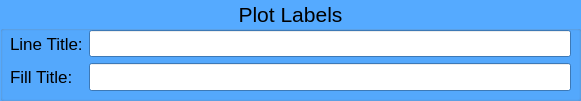
   <widget class="QGroupBox" name="groupBox_3">
    <property name="geometry">
     <rect>
      <x>570</x>
      <y>10</y>
      <width>581</width>
      <height>101</height>
     </rect>
    </property>
    <property name="palette">
     <palette>
      <active>
       <colorrole role="WindowText">
        <brush brushstyle="SolidPattern">
         <color alpha="255">
          <red>0</red>
          <green>0</green>
          <blue>0</blue>
         </color>
        </brush>
       </colorrole>
       <colorrole role="Button">
        <brush brushstyle="SolidPattern">
         <color alpha="255">
          <red>85</red>
          <green>170</green>
          <blue>255</blue>
         </color>
        </brush>
       </colorrole>
       <colorrole role="Light">
        <brush brushstyle="SolidPattern">
         <color alpha="255">
          <red>213</red>
          <green>234</green>
          <blue>255</blue>
         </color>
        </brush>
       </colorrole>
       <colorrole role="Midlight">
        <brush brushstyle="SolidPattern">
         <color alpha="255">
          <red>149</red>
          <green>202</green>
          <blue>255</blue>
         </color>
        </brush>
       </colorrole>
       <colorrole role="Dark">
        <brush brushstyle="SolidPattern">
         <color alpha="255">
          <red>42</red>
          <green>85</green>
          <blue>127</blue>
         </color>
        </brush>
       </colorrole>
       <colorrole role="Mid">
        <brush brushstyle="SolidPattern">
         <color alpha="255">
          <red>56</red>
          <green>113</green>
          <blue>170</blue>
         </color>
        </brush>
       </colorrole>
       <colorrole role="Text">
        <brush brushstyle="SolidPattern">
         <color alpha="255">
          <red>0</red>
          <green>0</green>
          <blue>0</blue>
         </color>
        </brush>
       </colorrole>
       <colorrole role="BrightText">
        <brush brushstyle="SolidPattern">
         <color alpha="255">
          <red>255</red>
          <green>255</green>
          <blue>255</blue>
         </color>
        </brush>
       </colorrole>
       <colorrole role="ButtonText">
        <brush brushstyle="SolidPattern">
         <color alpha="255">
          <red>0</red>
          <green>0</green>
          <blue>0</blue>
         </color>
        </brush>
       </colorrole>
       <colorrole role="Base">
        <brush brushstyle="SolidPattern">
         <color alpha="255">
          <red>255</red>
          <green>255</green>
          <blue>255</blue>
         </color>
        </brush>
       </colorrole>
       <colorrole role="Window">
        <brush brushstyle="SolidPattern">
         <color alpha="255">
          <red>85</red>
          <green>170</green>
          <blue>255</blue>
         </color>
        </brush>
       </colorrole>
       <colorrole role="Shadow">
        <brush brushstyle="SolidPattern">
         <color alpha="255">
          <red>0</red>
          <green>0</green>
          <blue>0</blue>
         </color>
        </brush>
       </colorrole>
       <colorrole role="AlternateBase">
        <brush brushstyle="SolidPattern">
         <color alpha="255">
          <red>170</red>
          <green>212</green>
          <blue>255</blue>
         </color>
        </brush>
       </colorrole>
       <colorrole role="ToolTipBase">
        <brush brushstyle="SolidPattern">
         <color alpha="255">
          <red>255</red>
          <green>255</green>
          <blue>220</blue>
         </color>
        </brush>
       </colorrole>
       <colorrole role="ToolTipText">
        <brush brushstyle="SolidPattern">
         <color alpha="255">
          <red>0</red>
          <green>0</green>
          <blue>0</blue>
         </color>
        </brush>
       </colorrole>
       <colorrole role="PlaceholderText">
        <brush brushstyle="SolidPattern">
         <color alpha="128">
          <red>0</red>
          <green>0</green>
          <blue>0</blue>
         </color>
        </brush>
       </colorrole>
      </active>
      <inactive>
       <colorrole role="WindowText">
        <brush brushstyle="SolidPattern">
         <color alpha="255">
          <red>0</red>
          <green>0</green>
          <blue>0</blue>
         </color>
        </brush>
       </colorrole>
       <colorrole role="Button">
        <brush brushstyle="SolidPattern">
         <color alpha="255">
          <red>85</red>
          <green>170</green>
          <blue>255</blue>
         </color>
        </brush>
       </colorrole>
       <colorrole role="Light">
        <brush brushstyle="SolidPattern">
         <color alpha="255">
          <red>213</red>
          <green>234</green>
          <blue>255</blue>
         </color>
        </brush>
       </colorrole>
       <colorrole role="Midlight">
        <brush brushstyle="SolidPattern">
         <color alpha="255">
          <red>149</red>
          <green>202</green>
          <blue>255</blue>
         </color>
        </brush>
       </colorrole>
       <colorrole role="Dark">
        <brush brushstyle="SolidPattern">
         <color alpha="255">
          <red>42</red>
          <green>85</green>
          <blue>127</blue>
         </color>
        </brush>
       </colorrole>
       <colorrole role="Mid">
        <brush brushstyle="SolidPattern">
         <color alpha="255">
          <red>56</red>
          <green>113</green>
          <blue>170</blue>
         </color>
        </brush>
       </colorrole>
       <colorrole role="Text">
        <brush brushstyle="SolidPattern">
         <color alpha="255">
          <red>0</red>
          <green>0</green>
          <blue>0</blue>
         </color>
        </brush>
       </colorrole>
       <colorrole role="BrightText">
        <brush brushstyle="SolidPattern">
         <color alpha="255">
          <red>255</red>
          <green>255</green>
          <blue>255</blue>
         </color>
        </brush>
       </colorrole>
       <colorrole role="ButtonText">
        <brush brushstyle="SolidPattern">
         <color alpha="255">
          <red>0</red>
          <green>0</green>
          <blue>0</blue>
         </color>
        </brush>
       </colorrole>
       <colorrole role="Base">
        <brush brushstyle="SolidPattern">
         <color alpha="255">
          <red>255</red>
          <green>255</green>
          <blue>255</blue>
         </color>
        </brush>
       </colorrole>
       <colorrole role="Window">
        <brush brushstyle="SolidPattern">
         <color alpha="255">
          <red>85</red>
          <green>170</green>
          <blue>255</blue>
         </color>
        </brush>
       </colorrole>
       <colorrole role="Shadow">
        <brush brushstyle="SolidPattern">
         <color alpha="255">
          <red>0</red>
          <green>0</green>
          <blue>0</blue>
         </color>
        </brush>
       </colorrole>
       <colorrole role="AlternateBase">
        <brush brushstyle="SolidPattern">
         <color alpha="255">
          <red>170</red>
          <green>212</green>
          <blue>255</blue>
         </color>
        </brush>
       </colorrole>
       <colorrole role="ToolTipBase">
        <brush brushstyle="SolidPattern">
         <color alpha="255">
          <red>255</red>
          <green>255</green>
          <blue>220</blue>
         </color>
        </brush>
       </colorrole>
       <colorrole role="ToolTipText">
        <brush brushstyle="SolidPattern">
         <color alpha="255">
          <red>0</red>
          <green>0</green>
          <blue>0</blue>
         </color>
        </brush>
       </colorrole>
       <colorrole role="PlaceholderText">
        <brush brushstyle="SolidPattern">
         <color alpha="128">
          <red>0</red>
          <green>0</green>
          <blue>0</blue>
         </color>
        </brush>
       </colorrole>
      </inactive>
      <disabled>
       <colorrole role="WindowText">
        <brush brushstyle="SolidPattern">
         <color alpha="255">
          <red>42</red>
          <green>85</green>
          <blue>127</blue>
         </color>
        </brush>
       </colorrole>
       <colorrole role="Button">
        <brush brushstyle="SolidPattern">
         <color alpha="255">
          <red>85</red>
          <green>170</green>
          <blue>255</blue>
         </color>
        </brush>
       </colorrole>
       <colorrole role="Light">
        <brush brushstyle="SolidPattern">
         <color alpha="255">
          <red>213</red>
          <green>234</green>
          <blue>255</blue>
         </color>
        </brush>
       </colorrole>
       <colorrole role="Midlight">
        <brush brushstyle="SolidPattern">
         <color alpha="255">
          <red>149</red>
          <green>202</green>
          <blue>255</blue>
         </color>
        </brush>
       </colorrole>
       <colorrole role="Dark">
        <brush brushstyle="SolidPattern">
         <color alpha="255">
          <red>42</red>
          <green>85</green>
          <blue>127</blue>
         </color>
        </brush>
       </colorrole>
       <colorrole role="Mid">
        <brush brushstyle="SolidPattern">
         <color alpha="255">
          <red>56</red>
          <green>113</green>
          <blue>170</blue>
         </color>
        </brush>
       </colorrole>
       <colorrole role="Text">
        <brush brushstyle="SolidPattern">
         <color alpha="255">
          <red>42</red>
          <green>85</green>
          <blue>127</blue>
         </color>
        </brush>
       </colorrole>
       <colorrole role="BrightText">
        <brush brushstyle="SolidPattern">
         <color alpha="255">
          <red>255</red>
          <green>255</green>
          <blue>255</blue>
         </color>
        </brush>
       </colorrole>
       <colorrole role="ButtonText">
        <brush brushstyle="SolidPattern">
         <color alpha="255">
          <red>42</red>
          <green>85</green>
          <blue>127</blue>
         </color>
        </brush>
       </colorrole>
       <colorrole role="Base">
        <brush brushstyle="SolidPattern">
         <color alpha="255">
          <red>85</red>
          <green>170</green>
          <blue>255</blue>
         </color>
        </brush>
       </colorrole>
       <colorrole role="Window">
        <brush brushstyle="SolidPattern">
         <color alpha="255">
          <red>85</red>
          <green>170</green>
          <blue>255</blue>
         </color>
        </brush>
       </colorrole>
       <colorrole role="Shadow">
        <brush brushstyle="SolidPattern">
         <color alpha="255">
          <red>0</red>
          <green>0</green>
          <blue>0</blue>
         </color>
        </brush>
       </colorrole>
       <colorrole role="AlternateBase">
        <brush brushstyle="SolidPattern">
         <color alpha="255">
          <red>85</red>
          <green>170</green>
          <blue>255</blue>
         </color>
        </brush>
       </colorrole>
       <colorrole role="ToolTipBase">
        <brush brushstyle="SolidPattern">
         <color alpha="255">
          <red>255</red>
          <green>255</green>
          <blue>220</blue>
         </color>
        </brush>
       </colorrole>
       <colorrole role="ToolTipText">
        <brush brushstyle="SolidPattern">
         <color alpha="255">
          <red>0</red>
          <green>0</green>
          <blue>0</blue>
         </color>
        </brush>
       </colorrole>
       <colorrole role="PlaceholderText">
        <brush brushstyle="SolidPattern">
         <color alpha="128">
          <red>0</red>
          <green>0</green>
          <blue>0</blue>
         </color>
        </brush>
       </colorrole>
      </disabled>
     </palette>
    </property>
    <property name="font">
     <font>
      <family>Arial</family>
      <pointsize>16</pointsize>
      <weight>50</weight>
      <bold>false</bold>
     </font>
    </property>
    <property name="title">
     <string>Plot Labels</string>
    </property>
    <property name="alignment">
     <set>Qt::AlignCenter</set>
    </property>
    <widget class="QWidget" name="formLayoutWidget_7">
     <property name="geometry">
      <rect>
       <x>10</x>
       <y>30</y>
       <width>561</width>
       <height>61</height>
      </rect>
     </property>
     <property name="font">
      <font>
       <family>Arial</family>
       <pointsize>13</pointsize>
       <weight>75</weight>
       <bold>true</bold>
      </font>
     </property>
     <layout class="QFormLayout" name="formLayout_7">
      <property name="sizeConstraint">
       <enum>QLayout::SetNoConstraint</enum>
      </property>
      <item row="0" column="0">
       <widget class="QLabel" name="label_2">
        <property name="font">
         <font>
          <family>Arial</family>
          <pointsize>13</pointsize>
          <weight>50</weight>
          <bold>false</bold>
         </font>
        </property>
        <property name="text">
         <string>Line Title:</string>
        </property>
       </widget>
      </item>
      <item row="0" column="1">
       <widget class="QLineEdit" name="ePlotTitle">
        <property name="font">
         <font>
          <family>Arial</family>
          <pointsize>13</pointsize>
          <weight>50</weight>
          <bold>false</bold>
         </font>
        </property>
       </widget>
      </item>
      <item row="1" column="0">
       <widget class="QLabel" name="label_3">
        <property name="font">
         <font>
          <family>Arial</family>
          <pointsize>13</pointsize>
          <weight>50</weight>
          <bold>false</bold>
         </font>
        </property>
        <property name="text">
         <string>Fill Title:</string>
        </property>
       </widget>
      </item>
      <item row="1" column="1">
       <widget class="QLineEdit" name="eFillTitle">
        <property name="font">
         <font>
          <family>Arial</family>
          <pointsize>13</pointsize>
          <weight>50</weight>
          <bold>false</bold>
         </font>
        </property>
       </widget>
      </item>
     </layout>
    </widget>
   </widget>
